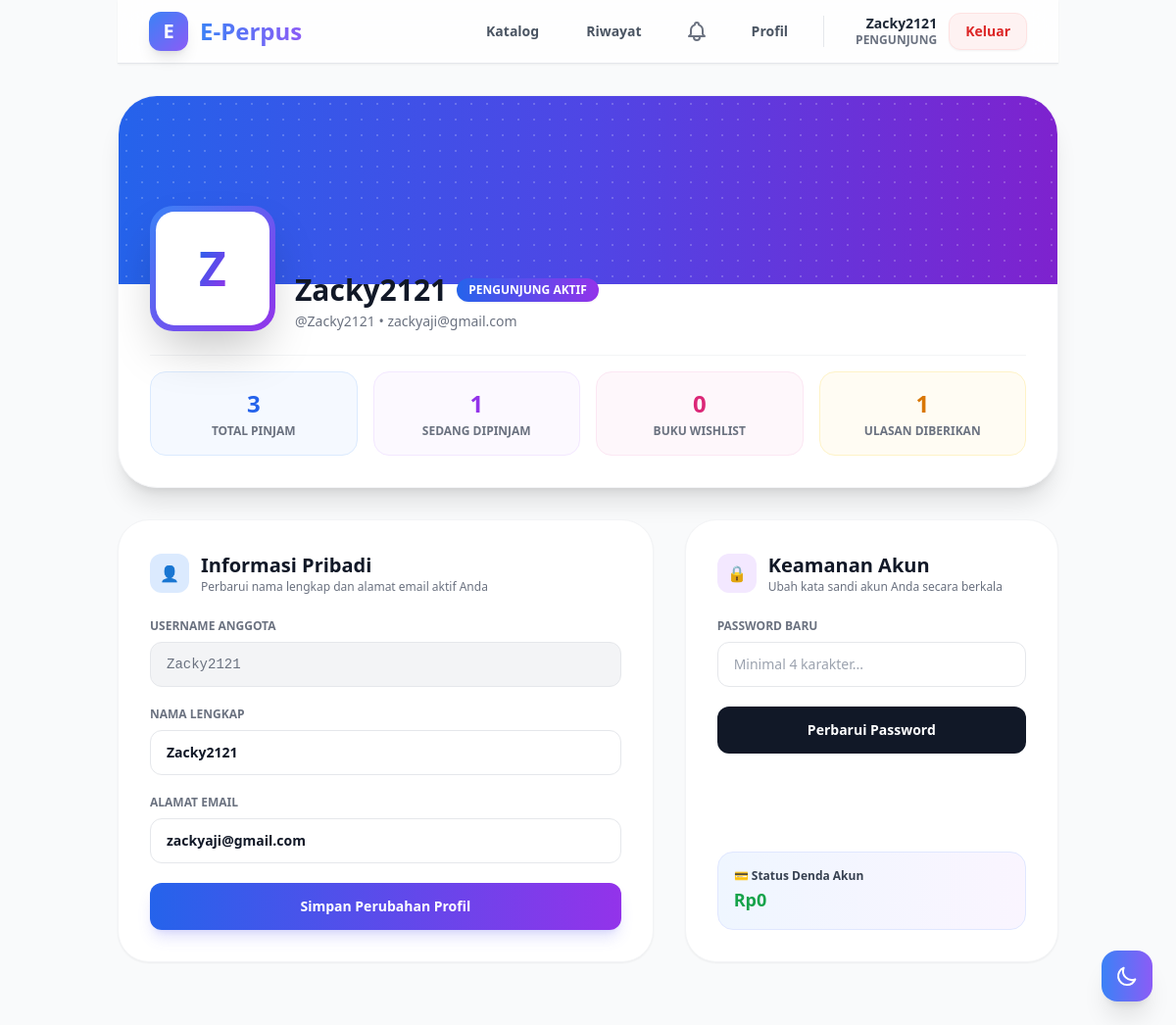
Page /user/profile (signed in) on the committed database.
### tables this page shows
CREATE TABLE users
                   (
                       id
                       INTEGER
                       PRIMARY
                       KEY
                       AUTOINCREMENT,
                       username
                       TEXT
                       UNIQUE
                       NOT
                       NULL,
                       password
                       TEXT
                       NOT
                       NULL,
                       role
                       TEXT
                       NOT
                       NULL,
                       email
                       TEXT,
                       full_name
                       TEXT
                   );

### app.py (the view, shortened to what this page needs)
@app.route('/user/profile', methods=['GET', 'POST'])
def user_profile():
    if 'user_id' not in session:
        return redirect(url_for('login'))
    conn = get_db_connection()
    user = conn.execute('SELECT * FROM users WHERE id = ?', (session['user_id'],)).fetchone()
    total_borrowed = \
    conn.execute('SELECT COUNT(*) FROM borrowings WHERE user_id = ?', (session['user_id'],)).fetchone()[0]
    active_borrowed = conn.execute(
        "SELECT COUNT(*) FROM borrowings WHERE user_id = ? AND status IN ('dipinjam', 'menunggu', 'menunggu pengembalian')",
        (session['user_id'],)).fetchone()[0]
    wishlist_total = conn.execute('SELECT COUNT(*) FROM wishlists WHERE user_id = ?', (session['user_id'],)).fetchone()[
        0]
    reviews_total = conn.execute('SELECT COUNT(*) FROM reviews WHERE user_id = ?', (session['user_id'],)).fetchone()[0]
    total_fines = conn.execute('SELECT SUM(fine) FROM borrowings WHERE user_id = ?', (session['user_id'],)).fetchone()[
                      0] or 0
    conn.close()
    stats = {
        'total_borrowed': total_borrowed,
        'active_borrowed': active_borrowed,
        'wishlist_total': wishlist_total,
        'reviews_total': reviews_total,
        'total_fines': total_fines
    }
    return render_template('profile.html', user=user, stats=stats)

### app.py (called while the page is built)
def get_db_connection():
    conn = sqlite3.connect(DB_PATH)
    conn.row_factory = sqlite3.Row
    return conn

@app.context_processor
def inject_globals():
    unread_count = 0
    wishlist_count = 0
    if 'user_id' in session:
        conn = get_db_connection()
        count_row = conn.execute('SELECT COUNT(*) FROM notifications WHERE user_id = ? AND is_read = 0',
                                 (session['user_id'],)).fetchone()
        if count_row:
            unread_count = count_row[0]
        w_row = conn.execute('SELECT COUNT(*) FROM wishlists WHERE user_id = ?', (session['user_id'],)).fetchone()
        if w_row:
            wishlist_count = w_row[0]
        conn.close()
    return dict(unread_notifications=unread_count, wishlist_count=wishlist_count)

### templates/profile.html (shortened to what this page needs)
{% extends "base.html" %}
{% block content %}
{% include "navbar.html" %}
<div class="max-w-5xl mx-auto pb-16">
    <div class="bg-white dark:bg-gray-800 rounded-[2.5rem] shadow-xl overflow-hidden border border-gray-100 dark:border-gray-700 mb-8">
        <div class="h-36 md:h-48 bg-gradient-to-r from-blue-600 via-indigo-600 to-purple-700 relative">
            <div class="absolute inset-0 opacity-20 bg-[radial-gradient(#fff_1px,transparent_1px)] [background-size:16px_16px]"></div>
        </div>
        <div class="px-8 pb-8">
            <div class="relative flex flex-col sm:flex-row items-center sm:items-end -mt-16 sm:-mt-20 mb-6 gap-5">
                <div class="w-28 h-28 sm:w-32 sm:h-32 rounded-3xl bg-gradient-to-br from-blue-500 to-purple-600 p-1.5 shadow-2xl">
                    <div class="w-full h-full bg-white dark:bg-gray-900 rounded-[1.2rem] flex items-center justify-center">
                        <span class="text-4xl sm:text-5xl font-black text-transparent bg-clip-text bg-gradient-to-br from-blue-600 to-purple-600">
                        </span>
                    </div>
                </div>
                <div class="text-center sm:text-left flex-1">
                    <div class="flex flex-wrap items-center justify-center sm:justify-start gap-2.5">
                        <h1 class="text-2xl sm:text-3xl font-black text-gray-900 dark:text-white">{{ user.full_name }}</h1>
                        <span class="px-3 py-1 rounded-full text-xs font-extrabold uppercase bg-gradient-to-r from-blue-600 to-purple-600 text-white shadow-sm">
                            {{ user.role }} Aktif
                        </span>
                    </div>
                    <p class="text-sm text-gray-500 dark:text-gray-400 mt-1">@{{ user.username }} &bull; {{ user.email or 'Email belum diatur' }}</p>
                </div>
            </div>
            <div class="grid grid-cols-2 md:grid-cols-4 gap-4 pt-4 border-t border-gray-100 dark:border-gray-700">
                <div class="bg-blue-50/60 dark:bg-gray-900/50 p-4 rounded-2xl border border-blue-100 dark:border-gray-700 text-center">
                    <span class="text-2xl font-black text-blue-600 dark:text-blue-400">{{ stats.total_borrowed }}</span>
                    <p class="text-xs font-bold text-gray-500 uppercase mt-1">Total Pinjam</p>
                </div>
                <div class="bg-purple-50/60 dark:bg-gray-900/50 p-4 rounded-2xl border border-purple-100 dark:border-gray-700 text-center">
                    <span class="text-2xl font-black text-purple-600 dark:text-purple-400">{{ stats.active_borrowed }}</span>
                    <p class="text-xs font-bold text-gray-500 uppercase mt-1">Sedang Dipinjam</p>
                </div>
                <div class="bg-pink-50/60 dark:bg-gray-900/50 p-4 rounded-2xl border border-pink-100 dark:border-gray-700 text-center">
                    <span class="text-2xl font-black text-pink-600 dark:text-pink-400">{{ stats.wishlist_total }}</span>
                    <p class="text-xs font-bold text-gray-500 uppercase mt-1">Buku Wishlist</p>
                </div>
                <div class="bg-amber-50/60 dark:bg-gray-900/50 p-4 rounded-2xl border border-amber-100 dark:border-gray-700 text-center">
                    <span class="text-2xl font-black text-amber-600 dark:text-amber-400">{{ stats.reviews_total }}</span>
                    <p class="text-xs font-bold text-gray-500 uppercase mt-1">Ulasan Diberikan</p>
                </div>
            </div>
        </div>
    </div>
    <div class="grid grid-cols-1 md:grid-cols-12 gap-8">
        <div class="md:col-span-7 bg-white dark:bg-gray-800 p-8 rounded-[2rem] shadow-sm border border-gray-100 dark:border-gray-700">
            <div class="flex items-center gap-3 mb-6">
                <div class="w-10 h-10 rounded-xl bg-blue-100 dark:bg-blue-900/40 text-blue-600 flex items-center justify-center font-bold">👤</div>
                <div>
                    <h2 class="text-xl font-black text-gray-900 dark:text-white">Informasi Pribadi</h2>
                    <p class="text-xs text-gray-500">Perbarui nama lengkap dan alamat email aktif Anda</p>
                </div>
            </div>
            <form action="{{ url_for('user_profile') }}" method="POST" class="space-y-5">
                <div>
                    <label class="block text-xs font-extrabold uppercase text-gray-500 dark:text-gray-400 mb-2">Username Anggota</label>
                    <input type="text" value="{{ user.username }}" disabled class="w-full px-4 py-3 rounded-xl bg-gray-100 dark:bg-gray-700/60 text-gray-500 border border-gray-200 dark:border-gray-600 font-mono text-sm cursor-not-allowed">
                </div>
                <div>
                    <label class="block text-xs font-extrabold uppercase text-gray-500 dark:text-gray-400 mb-2">Nama Lengkap</label>
                    <input type="text" name="full_name" value="{{ user.full_name }}" required class="w-full px-4 py-3 rounded-xl border border-gray-200 dark:border-gray-600 dark:bg-gray-700 dark:text-white focus:ring-2 focus:ring-blue-500 outline-none text-sm font-semibold">
                </div>
                <div>
                    <label class="block text-xs font-extrabold uppercase text-gray-500 dark:text-gray-400 mb-2">Alamat Email</label>
                    <input type="email" name="email" value="{{ user.email }}" required class="w-full px-4 py-3 rounded-xl border border-gray-200 dark:border-gray-600 dark:bg-gray-700 dark:text-white focus:ring-2 focus:ring-purple-500 outline-none text-sm font-semibold">
                </div>
                <button type="submit" class="w-full bg-gradient-to-r from-blue-600 to-purple-600 text-white py-3.5 rounded-xl font-bold shadow-lg shadow-indigo-500/20 hover:opacity-95 transition text-sm">
                    Simpan Perubahan Profil
                </button>
            </form>
        </div>
        <div class="md:col-span-5 bg-white dark:bg-gray-800 p-8 rounded-[2rem] shadow-sm border border-gray-100 dark:border-gray-700 flex flex-col justify-between">
            <div>
                <div class="flex items-center gap-3 mb-6">
                    <div class="w-10 h-10 rounded-xl bg-purple-100 dark:bg-purple-900/40 text-purple-600 flex items-center justify-center font-bold">🔒</div>
                    <div>
                        <h2 class="text-xl font-black text-gray-900 dark:text-white">Keamanan Akun</h2>
                        <p class="text-xs text-gray-500">Ubah kata sandi akun Anda secara berkala</p>
                    </div>
                </div>
                <form action="{{ url_for('user_profile') }}" method="POST" class="space-y-5">
                    <div>
                        <label class="block text-xs font-extrabold uppercase text-gray-500 dark:text-gray-400 mb-2">Password Baru</label>
                        <input type="password" name="new_password" required placeholder="Minimal 4 karakter..." class="w-full px-4 py-3 rounded-xl border border-gray-200 dark:border-gray-600 dark:bg-gray-700 dark:text-white focus:ring-2 focus:ring-purple-500 outline-none text-sm">
                    </div>
                    <button type="submit" class="w-full bg-gray-900 dark:bg-purple-600 text-white py-3.5 rounded-xl font-bold hover:opacity-90 transition text-sm">
                        Perbarui Password
                    </button>
                </form>
            </div>
            <div class="mt-8 p-4 rounded-2xl bg-gradient-to-r from-blue-50 to-purple-50 dark:from-gray-900 dark:to-gray-900 border border-indigo-100 dark:border-gray-700">
                <p class="text-xs font-bold text-gray-700 dark:text-gray-300">💳 Status Denda Akun</p>
                <p class="text-lg font-black {% if stats.total_fines > 0 %} text-red-600 {% else %} text-green-600 {% endif %} mt-0.5">
                    Rp{{ "{:,}".format(stats.total_fines) }}
                </p>
            </div>
        </div>
    </div>
</div>
{% endblock %}

### templates/navbar.html (shortened to what this page needs)
<nav class="bg-white/80 dark:bg-gray-900/80 backdrop-blur-md sticky top-0 z-50 border-b border-gray-200 dark:border-gray-800 shadow-sm mb-8">
    <div class="max-w-7xl mx-auto px-4 sm:px-6 lg:px-8">
        <div class="flex justify-between h-16 items-center">
            <div class="flex items-center gap-3">
                <div class="w-10 h-10 rounded-xl bg-gradient-to-br from-primary to-secondary flex items-center justify-center text-white font-black text-xl shadow-lg">E</div>
                <span class="text-2xl font-extrabold text-transparent bg-clip-text bg-gradient-to-r from-primary to-secondary hidden sm:block">
                </span>
            </div>
            <div class="flex items-center space-x-2 sm:space-x-6">
                {% if session.get('role') == 'pengunjung' %}
                    <a href="{{ url_for('user_dashboard') }}" class="px-3 py-2 rounded-lg text-sm font-semibold text-gray-600 dark:text-gray-300 hover:text-primary hover:bg-blue-50 dark:hover:bg-gray-800 transition">Katalog</a>
                    <a href="{{ url_for('user_history') }}" class="px-3 py-2 rounded-lg text-sm font-semibold text-gray-600 dark:text-gray-300 hover:text-primary hover:bg-blue-50 dark:hover:bg-gray-800 transition">Riwayat</a>
                    <a href="{{ url_for('user_notifications') }}" class="relative p-2 text-gray-500 hover:text-primary hover:bg-blue-50 rounded-full transition">
                    </a>
                    <a href="{{ url_for('user_profile') }}" class="px-3 py-2 rounded-lg text-sm font-semibold text-gray-600 dark:text-gray-300 hover:text-primary hover:bg-blue-50 dark:hover:bg-gray-800 transition hidden sm:block">Profil</a>
                {% endif %}
                <div class="flex items-center gap-3 pl-2">
                    <div class="hidden md:flex flex-col text-right">
                        <span class="text-sm font-bold text-gray-800 dark:text-gray-200 leading-tight">{{ session.get('full_name', 'User') }}</span>
                        <span class="text-xs text-gray-500 uppercase font-semibold">{{ session.get('role', '') }}</span>
                    </div>
                    <a href="{{ url_for('logout') }}" class="bg-red-50 text-red-600 hover:bg-red-500 hover:text-white dark:bg-red-900/30 dark:text-red-400 dark:hover:bg-red-600 dark:hover:text-white px-4 py-2 rounded-xl text-sm font-bold transition shadow-sm border border-red-100 dark:border-transparent">
                        Keluar
                    </a>
                </div>
            </div>
        </div>
    </div>
</nav>

### rows in the picture
users: get "PENGUNJUNG", full_name "Zacky2121", role "PENGUNJUNG", username "Zacky2121", email "zackyaji@gmail.com"

### other values in the picture
{{ session.get('full_name', 'User') }} "Zacky2121"
{{ stats.total_borrowed }} "3"
{{ stats.active_borrowed }} "1"
{{ stats.wishlist_total }} "0"
{{ stats.reviews_total }} "1"
{{ "{:,}".format(stats.total_fines) }} "0"
